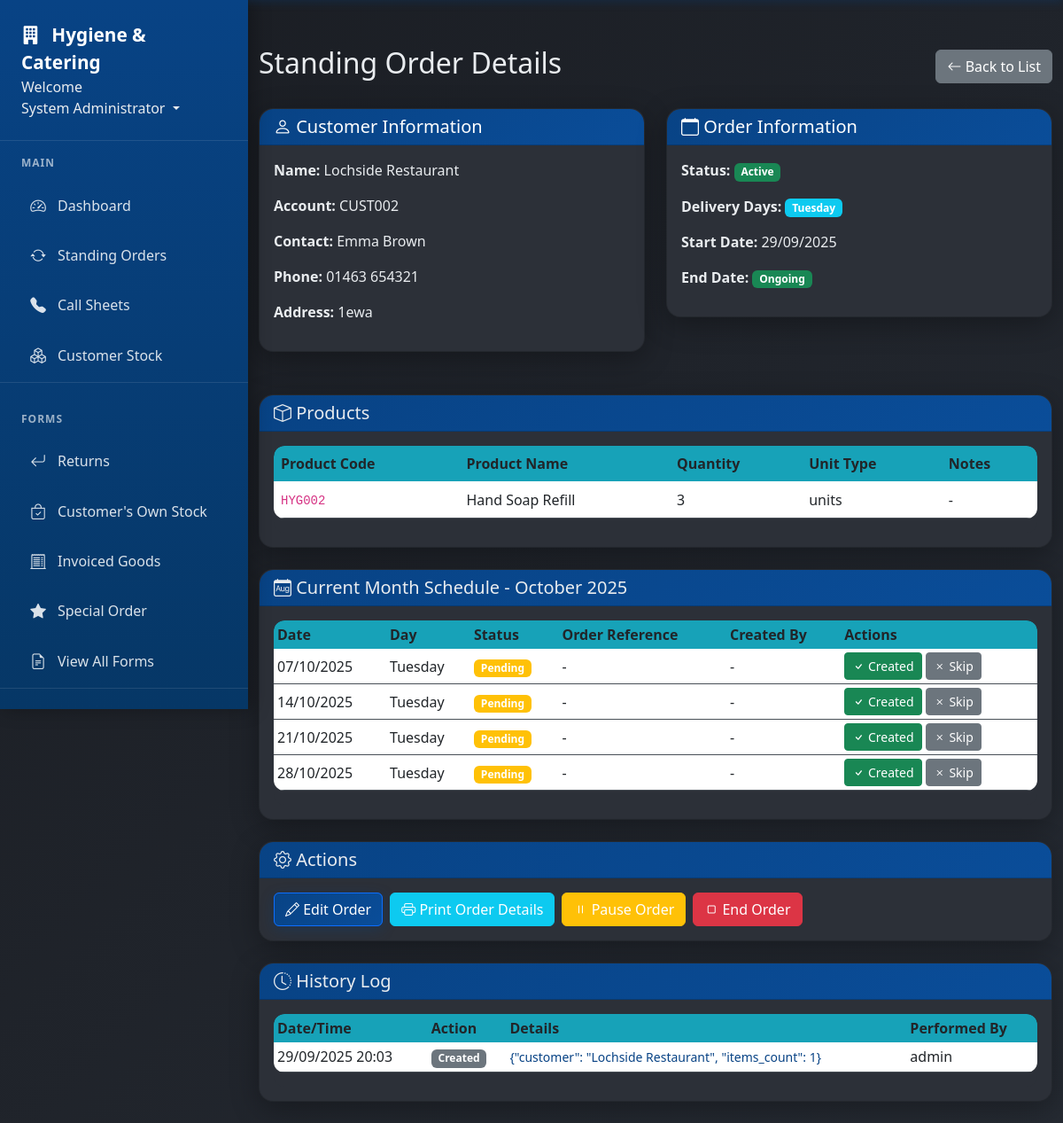
The app's page /standing-orders/1 (signed in), older data.
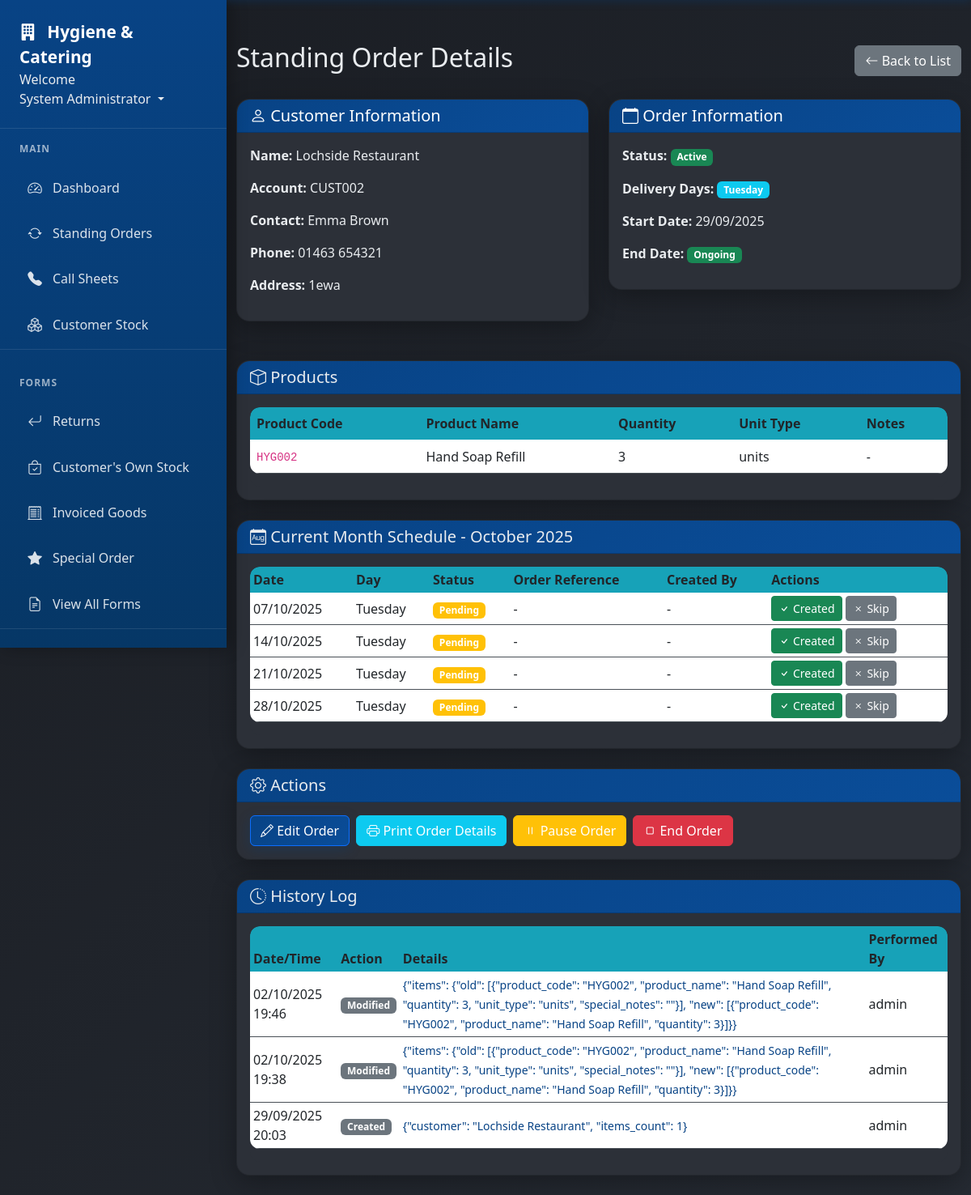
The same page, newer data.
### app/models.py (models this page shows, shortened)
class StandingOrderItem(db.Model):
    id = db.Column(db.Integer, primary_key=True)
    standing_order_id = db.Column(db.Integer, db.ForeignKey('standing_order.id'), nullable=False)
    product_code = db.Column(db.String(50), nullable=False)
    product_name = db.Column(db.String(100), nullable=False)
    quantity = db.Column(db.Integer, nullable=False)
    unit_type = db.Column(db.String(20), default='units')  # units, cases, boxes, etc.
    special_notes = db.Column(db.Text)  # Item-specific notes
    created_at = db.Column(db.DateTime, nullable=False, default=datetime.utcnow)

class StandingOrderSchedule(db.Model):
    id = db.Column(db.Integer, primary_key=True)
    standing_order_id = db.Column(db.Integer, db.ForeignKey('standing_order.id'), nullable=False)
    scheduled_date = db.Column(db.Date, nullable=False)
    status = db.Column(db.String(20), default='pending')  # pending, created, skipped
    order_created_date = db.Column(db.DateTime, nullable=True)
    order_created_by = db.Column(db.Integer, db.ForeignKey('user.id'), nullable=True)
    order_reference = db.Column(db.String(50))
    notes = db.Column(db.Text)
    created_by_user = db.relationship('User', backref='created_orders_from_standing')
    __table_args__ = (db.UniqueConstraint('standing_order_id', 'scheduled_date'),)

class StandingOrderLog(db.Model):
    id = db.Column(db.Integer, primary_key=True)
    standing_order_id = db.Column(db.Integer, db.ForeignKey('standing_order.id'), nullable=False)
    action_type = db.Column(db.String(50), nullable=False)  # created, modified, paused, resumed, ended, item_added, item_removed, etc.
    action_details = db.Column(db.Text)  # JSON string with details of the change
    performed_by = db.Column(db.Integer, db.ForeignKey('user.id'), nullable=False)
    performed_at = db.Column(db.DateTime, nullable=False, default=datetime.utcnow)
    user = db.relationship('User', backref='standing_order_actions')

class User(db.Model, UserMixin):
    id = db.Column(db.Integer, primary_key=True)
    username = db.Column(db.String(20), unique=True, nullable=False)  # Keep for system use
    email = db.Column(db.String(120), unique=True, nullable=False, index=True)  # Primary identifier
    full_name = db.Column(db.String(100), nullable=False)
    password_hash = db.Column(db.String(128), nullable=False)  # Changed from 'password' to 'password_hash'
    role = db.Column(db.String(20), nullable=False)
    job_title = db.Column(db.String(100))
    direct_phone = db.Column(db.String(20))
    mobile_phone = db.Column(db.String(20))
    is_active = db.Column(db.Boolean, default=True)
    must_change_password = db.Column(db.Boolean, default=False)
    created_at = db.Column(db.DateTime, nullable=False, default=datetime.utcnow)
    last_login = db.Column(db.DateTime)
    forms = db.relationship('Form', foreign_keys='Form.user_id', backref='author', lazy=True)
    callsheet_entries = db.relationship('CallsheetEntry', backref='entered_by', lazy=True)
    callsheets_created = db.relationship('Callsheet', backref='created_by_user', lazy=True)
    todo_items = db.relationship('TodoItem', backref='user', lazy=True, cascade='all, delete-orphan')
    company_updates = db.relationship('CompanyUpdate', backref='author', lazy=True, cascade='all, delete-orphan')

### app/routes.py (the view)
@main.route('/standing-orders/<int:order_id>')
@login_required
def view_standing_order(order_id):
    order = StandingOrder.query.get_or_404(order_id)
    today = date.today()
    month_start = date(today.year, today.month, 1)
    month_end = date(today.year, today.month, calendar.monthrange(today.year, today.month)[1])
    schedules = StandingOrderSchedule.query.filter(
        StandingOrderSchedule.standing_order_id == order_id,
        StandingOrderSchedule.scheduled_date.between(month_start, month_end)
    ).order_by(StandingOrderSchedule.scheduled_date).all()
    logs = StandingOrderLog.query.filter_by(
        standing_order_id=order_id
    ).order_by(StandingOrderLog.performed_at.desc()).limit(20).all()
    return render_template('standing_order_detail.html',
                         order=order,
                         schedules=schedules,
                         logs=logs,
                         today=today)

### app/models.py (called while the page is built)
@login_manager.user_loader
def load_user(user_id):
    return User.query.get(int(user_id))

    def get_delivery_days_list(self):
        if self.delivery_days:
            days = [int(d) for d in self.delivery_days.split(',')]
            return [d for d in days if d < 5]
        return []

    def get_delivery_days_names(self):
        days = ['Monday', 'Tuesday', 'Wednesday', 'Thursday', 'Friday']
        day_numbers = self.get_delivery_days_list()
        return [days[d] for d in day_numbers if d < 5]

### app/templates/standing_order_detail.html (shortened to what the changed rows need)
{% extends "base.html" %} {% block content %}
<div class="d-flex justify-content-between align-items-center mb-4">
  <h2>Standing Order Details</h2>
</div>
<div class="row mb-4">
  <div class="col-md-6">
    <div class="card">
      <div class="card-body">
        <p>
          <strong>Delivery Days:</strong>
          {% for day in order.get_delivery_days_names() %}
          <span class="badge bg-info">{{ day }}</span>
          {% endfor %}
        </p>
      </div>
    </div>
  </div>
</div>
<div class="card mb-4">
  <div class="card-body">
    <div class="table-responsive">
      <table class="table">
        <thead>
          <tr>
            <th>Product Code</th>
            <th>Product Name</th>
            <th>Quantity</th>
            <th>Unit Type</th>
            <th>Notes</th>
          </tr>
        </thead>
        <tbody>
          {% for item in order.items %}
          <tr>
            <td><code>{{ item.product_code }}</code></td>
            <td>{{ item.product_name }}</td>
            <td>{{ item.quantity }}</td>
            <td>{{ item.unit_type }}</td>
            <td>{{ item.special_notes or '-' }}</td>
          </tr>
          {% endfor %}
        </tbody>
      </table>
    </div>
  </div>
</div>
<div class="card mb-4">
  <div class="card-body">
    {% if schedules %}
    <div class="table-responsive">
      <table class="table table-sm">
        <thead>
          <tr>
            <th>Date</th>
            <th>Day</th>
            <th>Status</th>
            <th>Order Reference</th>
            <th>Created By</th>
            <th>Actions</th>
          </tr>
        </thead>
        <tbody>
          {% for schedule in schedules %}
          <tr
            class="{% if schedule.status == 'created' %}table-success{% elif schedule.status == 'skipped' %}table-secondary{% endif %}"
          >
            <td>{{ schedule.scheduled_date.strftime('%d/%m/%Y') }}</td>
            <td>{{ schedule.scheduled_date.strftime('%A') }}</td>
            <td>
              {% if schedule.status == 'created' %}
              <span class="badge bg-success">Created</span>
              {% elif schedule.status == 'skipped' %}
              <span class="badge bg-secondary">Skipped</span>
              {% else %}
              <span class="badge bg-warning">Pending</span>
              {% endif %}
            </td>
            <td>{{ schedule.order_reference or '-' }}</td>
            <td>
              {% if schedule.created_by_user %} {{
              schedule.created_by_user.username }} {% if
              schedule.order_created_date %}
              <br /><small
                >{{ schedule.order_created_date.strftime('%H:%M') }}</small
              >
              {% endif %} {% else %} - {% endif %}
            </td>
            <td>
              {% if schedule.status == 'pending' %}
              <button
                class="btn btn-sm btn-success"
                onclick="markCreated({{ schedule.id }})"
              >
                <i class="bi bi-check"></i> Created
              </button>
              <button
                class="btn btn-sm btn-secondary"
                onclick="skipSchedule({{ schedule.id }})"
              >
                <i class="bi bi-x"></i> Skip
              </button>
              {% elif schedule.notes %}
              <small>{{ schedule.notes }}</small>
              {% endif %}
            </td>
          </tr>
          {% endfor %}
        </tbody>
      </table>
    </div>
    {% endif %}
  </div>
</div>
<div class="card">
  <div class="card-body">
    {% if logs %}
    <div class="table-responsive">
      <table class="table table-sm">
        <thead>
          <tr>
            <th>Date/Time</th>
            <th>Action</th>
            <th>Details</th>
            <th>Performed By</th>
          </tr>
        </thead>
        <tbody>
          {% for log in logs %}
          <tr>
            <td>{{ log.performed_at.strftime('%d/%m/%Y %H:%M') }}</td>
            <td>
              <span class="badge bg-secondary"
                >{{ log.action_type|replace('_', ' ')|title }}</span
              >
            </td>
            <td>
              {% if log.action_details %}
              <small>{{ log.action_details }}</small>
              {% else %} - {% endif %}
            </td>
            <td>{{ log.user.username }}</td>
          </tr>
          {% endfor %}
        </tbody>
      </table>
    </div>
    {% else %}
    <p class="text-muted">No history recorded yet.</p>
    {% endif %}
  </div>
</div>
{% endblock %}

Row changes from the older to the newer data that the page shows:
added StandingOrderLog: performed_at "02/10/2025 19:46", action_type "Modified", action_details "{\"items\": {\"old\": [{\"product_code\": \"HYG002\", \"product_name\": \"Hand Soap Refill\", \"quantity\": 3, \"unit_type\": \"units\", \"special_notes\": \"\"}], \"new\": [{\"product_code\": \"HYG002\", \"product_name\": \"Hand Soap Refill\", \"quantity\": 3}]}}", user.username "admin"
added StandingOrderLog: performed_at "02/10/2025 19:38", action_type "Modified", action_details "{\"items\": {\"old\": [{\"product_code\": \"HYG002\", \"product_name\": \"Hand Soap Refill\", \"quantity\": 3, \"unit_type\": \"units\", \"special_notes\": \"\"}], \"new\": [{\"product_code\": \"HYG002\", \"product_name\": \"Hand Soap Refill\", \"quantity\": 3}]}}", user.username "admin"
